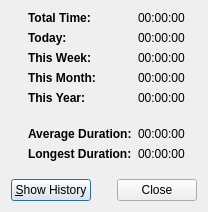
<?xml version="1.0" encoding="UTF-8"?>
<ui version="4.0">
 <class>TaskStatisticsDialog</class>
 <widget class="QDialog" name="TaskStatisticsDialog">
  <property name="geometry">
   <rect>
    <x>0</x>
    <y>0</y>
    <width>206</width>
    <height>212</height>
   </rect>
  </property>
  <property name="windowTitle">
   <string>Task Statistics</string>
  </property>
  <property name="windowIcon">
   <iconset resource="icons/icons.qrc">
    <normaloff>:/icons/lighttasks.png</normaloff>:/icons/lighttasks.png</iconset>
  </property>
  <layout class="QVBoxLayout" name="verticalLayout">
   <item>
    <layout class="QFormLayout" name="formLayout_2">
     <property name="formAlignment">
      <set>Qt::AlignHCenter|Qt::AlignTop</set>
     </property>
     <item row="0" column="0">
      <widget class="QLabel" name="label_15">
       <property name="font">
        <font>
         <weight>75</weight>
         <bold>true</bold>
        </font>
       </property>
       <property name="text">
        <string>Total Time:</string>
       </property>
      </widget>
     </item>
     <item row="0" column="1">
      <widget class="QLabel" name="totalTime">
       <property name="sizePolicy">
        <sizepolicy hsizetype="Fixed" vsizetype="Preferred">
         <horstretch>0</horstretch>
         <verstretch>0</verstretch>
        </sizepolicy>
       </property>
       <property name="text">
        <string>00:00:00</string>
       </property>
       <property name="textInteractionFlags">
        <set>Qt::LinksAccessibleByMouse|Qt::TextSelectableByKeyboard|Qt::TextSelectableByMouse</set>
       </property>
      </widget>
     </item>
     <item row="1" column="0">
      <widget class="QLabel" name="label_17">
       <property name="font">
        <font>
         <weight>75</weight>
         <bold>true</bold>
        </font>
       </property>
       <property name="text">
        <string>Today:</string>
       </property>
      </widget>
     </item>
     <item row="1" column="1">
      <widget class="QLabel" name="timeToday">
       <property name="sizePolicy">
        <sizepolicy hsizetype="Fixed" vsizetype="Preferred">
         <horstretch>0</horstretch>
         <verstretch>0</verstretch>
        </sizepolicy>
       </property>
       <property name="text">
        <string>00:00:00</string>
       </property>
       <property name="textInteractionFlags">
        <set>Qt::LinksAccessibleByMouse|Qt::TextSelectableByKeyboard|Qt::TextSelectableByMouse</set>
       </property>
      </widget>
     </item>
     <item row="2" column="0">
      <widget class="QLabel" name="label_19">
       <property name="font">
        <font>
         <weight>75</weight>
         <bold>true</bold>
        </font>
       </property>
       <property name="text">
        <string>This Week:</string>
       </property>
      </widget>
     </item>
     <item row="2" column="1">
      <widget class="QLabel" name="timeThisWeek">
       <property name="sizePolicy">
        <sizepolicy hsizetype="Fixed" vsizetype="Preferred">
         <horstretch>0</horstretch>
         <verstretch>0</verstretch>
        </sizepolicy>
       </property>
       <property name="text">
        <string>00:00:00</string>
       </property>
       <property name="textInteractionFlags">
        <set>Qt::LinksAccessibleByMouse|Qt::TextSelectableByKeyboard|Qt::TextSelectableByMouse</set>
       </property>
      </widget>
     </item>
     <item row="3" column="0">
      <widget class="QLabel" name="label_21">
       <property name="font">
        <font>
         <weight>75</weight>
         <bold>true</bold>
        </font>
       </property>
       <property name="text">
        <string>This Month:</string>
       </property>
      </widget>
     </item>
     <item row="3" column="1">
      <widget class="QLabel" name="timeThisMonth">
       <property name="sizePolicy">
        <sizepolicy hsizetype="Fixed" vsizetype="Preferred">
         <horstretch>0</horstretch>
         <verstretch>0</verstretch>
        </sizepolicy>
       </property>
       <property name="text">
        <string>00:00:00</string>
       </property>
       <property name="textInteractionFlags">
        <set>Qt::LinksAccessibleByMouse|Qt::TextSelectableByKeyboard|Qt::TextSelectableByMouse</set>
       </property>
      </widget>
     </item>
     <item row="4" column="0">
      <widget class="QLabel" name="label_23">
       <property name="font">
        <font>
         <weight>75</weight>
         <bold>true</bold>
        </font>
       </property>
       <property name="text">
        <string>This Year:</string>
       </property>
      </widget>
     </item>
     <item row="4" column="1">
      <widget class="QLabel" name="timeThisYear">
       <property name="sizePolicy">
        <sizepolicy hsizetype="Fixed" vsizetype="Preferred">
         <horstretch>0</horstretch>
         <verstretch>0</verstretch>
        </sizepolicy>
       </property>
       <property name="text">
        <string>00:00:00</string>
       </property>
       <property name="textInteractionFlags">
        <set>Qt::LinksAccessibleByMouse|Qt::TextSelectableByKeyboard|Qt::TextSelectableByMouse</set>
       </property>
      </widget>
     </item>
     <item row="6" column="0">
      <widget class="QLabel" name="label_25">
       <property name="font">
        <font>
         <weight>75</weight>
         <bold>true</bold>
        </font>
       </property>
       <property name="text">
        <string>Average Duration:</string>
       </property>
      </widget>
     </item>
     <item row="6" column="1">
      <widget class="QLabel" name="averageDuration">
       <property name="sizePolicy">
        <sizepolicy hsizetype="Fixed" vsizetype="Preferred">
         <horstretch>0</horstretch>
         <verstretch>0</verstretch>
        </sizepolicy>
       </property>
       <property name="text">
        <string>00:00:00</string>
       </property>
       <property name="textInteractionFlags">
        <set>Qt::LinksAccessibleByMouse|Qt::TextSelectableByKeyboard|Qt::TextSelectableByMouse</set>
       </property>
      </widget>
     </item>
     <item row="7" column="0">
      <widget class="QLabel" name="label_27">
       <property name="font">
        <font>
         <weight>75</weight>
         <bold>true</bold>
        </font>
       </property>
       <property name="text">
        <string>Longest Duration:</string>
       </property>
      </widget>
     </item>
     <item row="7" column="1">
      <widget class="QLabel" name="longestDuration">
       <property name="sizePolicy">
        <sizepolicy hsizetype="Fixed" vsizetype="Preferred">
         <horstretch>0</horstretch>
         <verstretch>0</verstretch>
        </sizepolicy>
       </property>
       <property name="text">
        <string>00:00:00</string>
       </property>
       <property name="textInteractionFlags">
        <set>Qt::LinksAccessibleByMouse|Qt::TextSelectableByKeyboard|Qt::TextSelectableByMouse</set>
       </property>
      </widget>
     </item>
     <item row="5" column="0" colspan="2">
      <spacer name="verticalSpacer_2">
       <property name="orientation">
        <enum>Qt::Horizontal</enum>
       </property>
       <property name="sizeType">
        <enum>QSizePolicy::Fixed</enum>
       </property>
       <property name="sizeHint" stdset="0">
        <size>
         <width>10</width>
         <height>10</height>
        </size>
       </property>
      </spacer>
     </item>
    </layout>
   </item>
   <item>
    <spacer name="verticalSpacer_3">
     <property name="orientation">
      <enum>Qt::Vertical</enum>
     </property>
     <property name="sizeType">
      <enum>QSizePolicy::MinimumExpanding</enum>
     </property>
     <property name="sizeHint" stdset="0">
      <size>
       <width>20</width>
       <height>10</height>
      </size>
     </property>
    </spacer>
   </item>
   <item>
    <layout class="QHBoxLayout" name="horizontalLayout_2">
     <item>
      <widget class="QPushButton" name="showHistoryButton">
       <property name="text">
        <string>&amp;Show History</string>
       </property>
      </widget>
     </item>
     <item>
      <spacer name="horizontalSpacer_2">
       <property name="orientation">
        <enum>Qt::Horizontal</enum>
       </property>
       <property name="sizeType">
        <enum>QSizePolicy::MinimumExpanding</enum>
       </property>
       <property name="sizeHint" stdset="0">
        <size>
         <width>20</width>
         <height>20</height>
        </size>
       </property>
      </spacer>
     </item>
     <item>
      <widget class="QDialogButtonBox" name="buttonBox">
       <property name="focusPolicy">
        <enum>Qt::StrongFocus</enum>
       </property>
       <property name="orientation">
        <enum>Qt::Horizontal</enum>
       </property>
       <property name="standardButtons">
        <set>QDialogButtonBox::Close</set>
       </property>
      </widget>
     </item>
    </layout>
   </item>
  </layout>
 </widget>
 <tabstops>
  <tabstop>buttonBox</tabstop>
  <tabstop>showHistoryButton</tabstop>
 </tabstops>
 <resources>
  <include location="icons/icons.qrc"/>
 </resources>
 <connections>
  <connection>
   <sender>buttonBox</sender>
   <signal>accepted()</signal>
   <receiver>TaskStatisticsDialog</receiver>
   <slot>accept()</slot>
   <hints>
    <hint type="sourcelabel">
     <x>340</x>
     <y>315</y>
    </hint>
    <hint type="destinationlabel">
     <x>157</x>
     <y>217</y>
    </hint>
   </hints>
  </connection>
  <connection>
   <sender>buttonBox</sender>
   <signal>rejected()</signal>
   <receiver>TaskStatisticsDialog</receiver>
   <slot>reject()</slot>
   <hints>
    <hint type="sourcelabel">
     <x>340</x>
     <y>315</y>
    </hint>
    <hint type="destinationlabel">
     <x>250</x>
     <y>217</y>
    </hint>
   </hints>
  </connection>
 </connections>
</ui>
